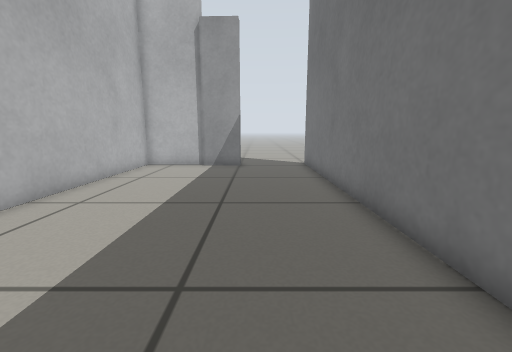
view 1 (above)

14 first-person views from a walk through a world built for the Gazebo simulator. The camera is 0.5 m above the floor, tilts 10° down and sees 90° across. The floor is counted in squares, 0.25 m on a side. Each view is taken from the middle of a square. On the plan, view 1 faces up. The plan holds only what a view shows up to about 16 squares ahead; the rest is blank.

view 2
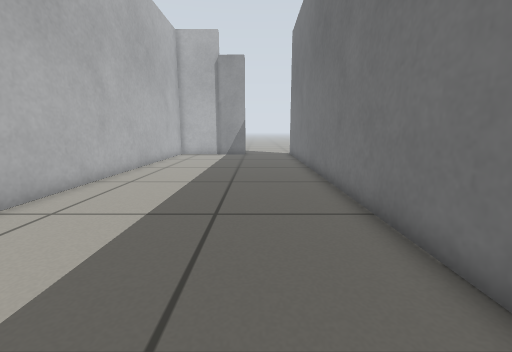

view 3
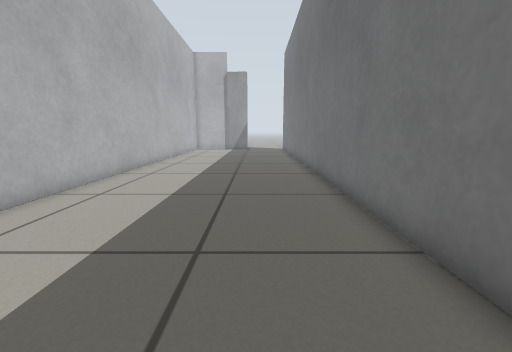

view 4
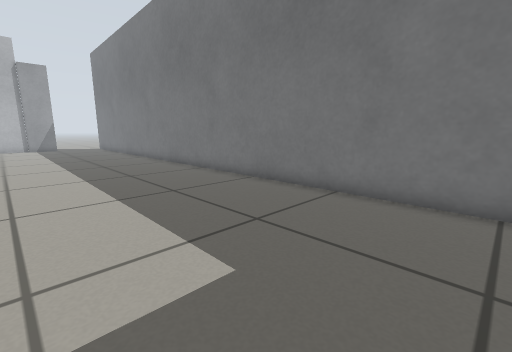

view 5
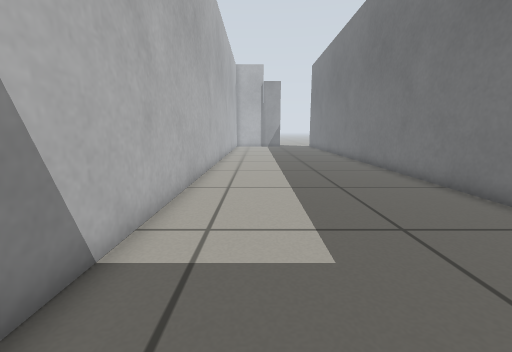

view 6
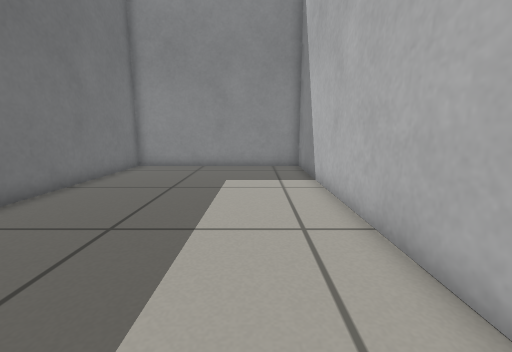

view 7
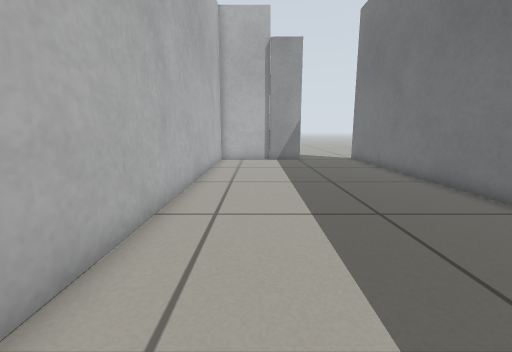

view 8
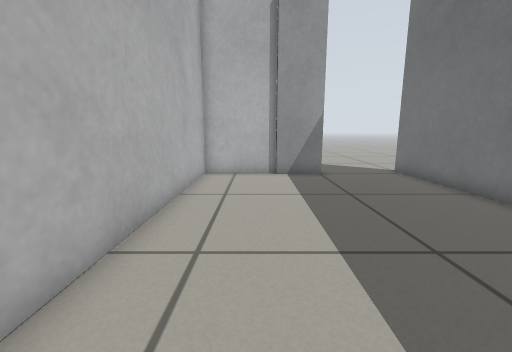

view 9
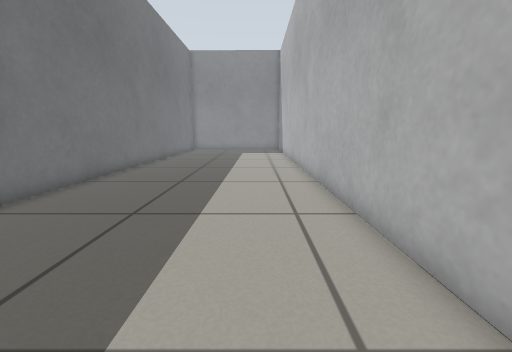

view 10
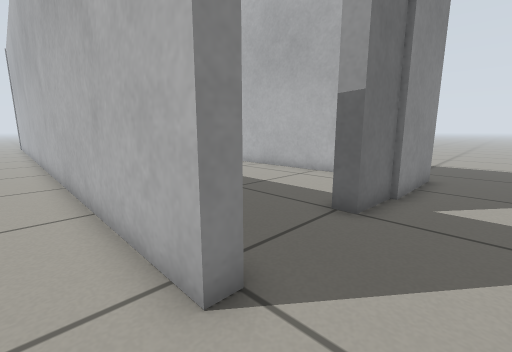

view 11
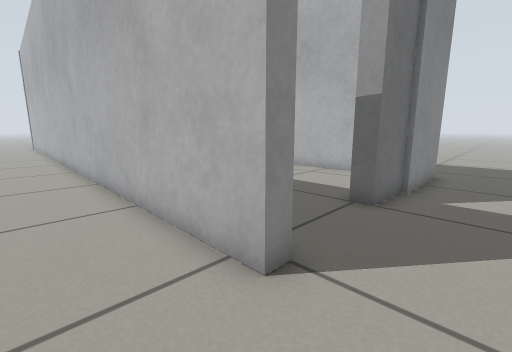

view 12
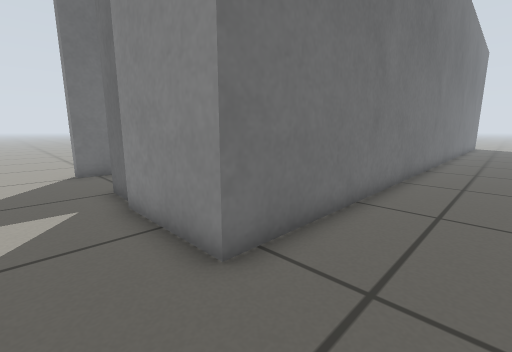

view 13
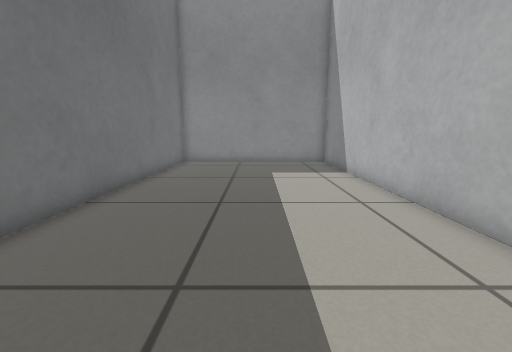

view 14
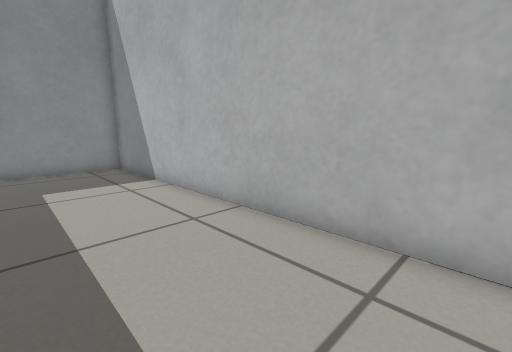

### Floor plan
Points are (right, up) in squares from view 1. A wall is a line through its corners. A room is listed if a view was taken in it or the views show most of it. See-through windows are left out.
Room 1 (views 1, 2, 3, 4, 5, 6, 7, 8, 9, 13, 14)
walls: (-3.4, 15.2) (-6.5, 15.2) (-6.5, -18.6) (2.7, -18.6) (3, 15.8)
ways out: opening at (0, 15) to room 2
objects: door leaf (-3, 15) to (-1, 16)
Room 2 (views 10, 11, 12)
walls: (-7.1, -2.6) (-7.1, 15.8) (-3, 15.8); (3, 15.8) (3.6, 15.8) (3.4, -3.9)
ways out: opening at (0, 15) to room 1

Where each view was taken, in squares from view 1:
view 1: 0 up, 0 right, facing up
view 2: 7 down, 0 right, facing up
view 3: 13 down, 0 right, facing up
view 4: 17 down, 5 left, facing up-right
view 5: 18 down, 4 left, facing up
view 6: 4 down, 4 left, facing down
view 7: 3 down, 4 left, facing up
view 8: 3 up, 4 left, facing up
view 9: 9 up, 4 left, facing down
view 10: 18 up, 5 right, facing down-left
view 11: 18 up, 6 right, facing down-left
view 12: 18 up, 10 left, facing down-right
view 13: 2 down, 2 left, facing down
view 14: 4 down, 2 left, facing down-left
